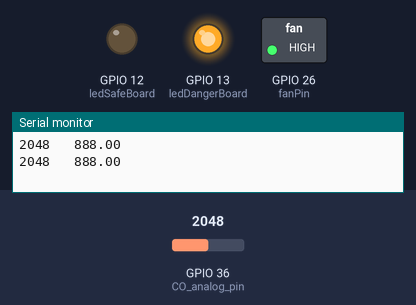
Bench run of a sketch on a simulated ESP32. Parts: switched loads named in the sketch (green lamp = pin HIGH), output pins drawn as LEDs (lit = HIGH), the last lines printed to the serial monitor. Inputs (shaded band) come from the test bench; at power-on: GPIO 36 (CO_analog_pin) = 2048. WiFi joins after 1.5 s; servers stay silent unless stated.

Above: at 3.0 s.
3.1 s: GPIO 36 (CO_analog_pin) set to 656
5.0 s: GPIO 36 (CO_analog_pin) set to 533
At 6.6 s:
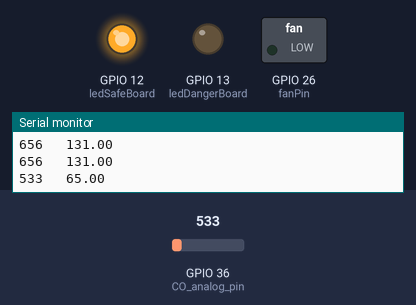
7.3 s: GPIO 36 (CO_analog_pin) set to 1228
At 8.1 s:
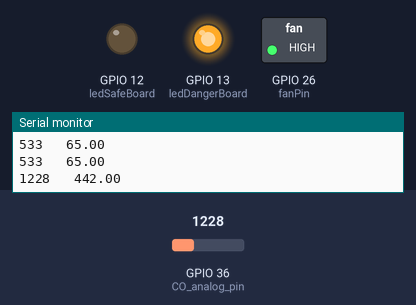
9.3 s: GPIO 36 (CO_analog_pin) set to 491
At 10.9 s:
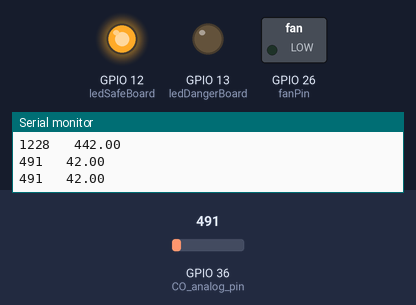
Timing chart, 0 to 12.3 s (numbered marks = the images above; inputs shaded):
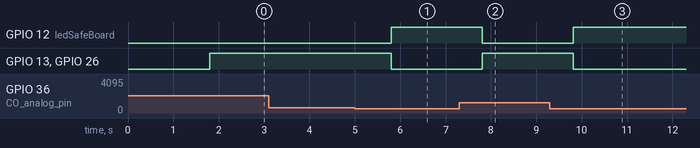

Measured:
- the behaviour switches between 598 and 597 on GPIO 36 (CO_analog_pin) (found by bisection; images 0 and 1)
- after the input at 5.0 s, GPIO 12 (ledSafeBoard): LOW → HIGH after 0.81 s; GPIO 13 (ledDangerBoard), GPIO 26 (fanPin): HIGH → LOW after 0.81 s
- after the input at 7.3 s, GPIO 12 (ledSafeBoard): HIGH → LOW after 0.51 s; GPIO 13 (ledDangerBoard), GPIO 26 (fanPin): LOW → HIGH after 0.51 s
- after the input at 9.3 s, GPIO 12 (ledSafeBoard): LOW → HIGH after 0.51 s; GPIO 13 (ledDangerBoard), GPIO 26 (fanPin): HIGH → LOW after 0.51 s

The sketch:

Co_Senser_App_Blynk.ino
```cpp
#define BLYNK_TEMPLATE_ID "TMPLpBdYLvHV"
#define BLYNK_DEVICE_NAME "NCKH BASIC 1"
#define BLYNK_AUTH_TOKEN "dPQne8M3jZdkfnskX2lSF8UMFIq9bIpB"

char auth[] = BLYNK_AUTH_TOKEN;


#include <WiFi.h>
#include <WiFiClient.h>
#include <BlynkSimpleEsp32.h>

// Your WiFi credentials.
char ssid[] = "TBDK59";
char pass[] = "12345789";

//====Read tín hiệu analog====
#define CO_analog_pin 36

#define nguongCO 100
long CO_Value = 0;
double CO_Value_Change = 0;


//====Time run program
long last=0;
long timeRead = 1000;


//Led on board
#define ledSafeBoard   12 //pin 12 + of Led
#define ledDangerBoard 13 //pin 13 + of Led
#define fanPin  26        //pin 26 connect pin + of Fan( Led)

//Led on app blynk
WidgetLED appledSafeBoard(V2);
WidgetLED appledDangerBoard(V3);
WidgetLCD LCD_Display(V100);


//====Khai báo funcsion child====
void inputOutput();

//Led
void controllLed();
void controllLedOnBoard();
void controllLedOnAppBlynk();

//Fan
void controllFan();

//Lcd App
void writeStringUpLcdBasic();
void writeStringLcdAdvanced();

void  ReadSensor();
//====


void setup()
{
  inputOutput();

  Serial.begin(115200); //Init UART

  Blynk.begin(auth, ssid, pass);
}

void loop()
{
  Blynk.run();

  ReadSensor();

  controllLed();
  writeStringLcdAdvanced();
  controllFan();

  //Transmit data from esp32 to Blynk App
  Blynk.virtualWrite(V1, CO_Value_Change);
  //Serial.println(CO_Value_Change);
}

void controllLed()
{
  controllLedOnBoard();
  controllLedOnAppBlynk();
}

void controllLedOnBoard()
{
  if(CO_Value_Change<nguongCO)
  {
    digitalWrite(ledSafeBoard, HIGH);
    digitalWrite(ledDangerBoard, LOW);
  }
  else
  {
     digitalWrite(ledSafeBoard, LOW);
     digitalWrite(ledDangerBoard, HIGH);
  }
}

void controllLedOnAppBlynk()
{
   if(CO_Value_Change<nguongCO)
  {
    appledSafeBoard.on();
    appledDangerBoard.off();
  }
  else
  {
     appledSafeBoard.off();
     appledDangerBoard.on();
  }
}

void controllFan()
{
  if(CO_Value_Change<nguongCO)
    digitalWrite(fanPin, LOW);
  else
   digitalWrite(fanPin, HIGH);
}


//No support for web blynk
void writeStringUpLcdBasic()
{
  //lcd on app must setup basic mode
  //transmit data up lcd in app blynk
  Blynk.virtualWrite(V2, "CO_CValue Res: "+ String(CO_Value_Change));
}

void writeStringLcdAdvanced()
{
  /*
    lcd on app must setup advanced mode
    chi quan tam toi y = 0 or 1
    LCD_Display.print(x, y, CO_Value);
  */
  LCD_Display.print(0, 0, "Nồng độ CO: ");

  if(CO_Value_Change<nguongCO)
  {
    //LCD_Display.print(0, 1, "Safe: "+ String(CO_Value_Change) );
    LCD_Display.print(5, 1, "Safe");
  }
  else
  {
    //LCD_Display.print(0, 1, "Danger: "+ String(CO_Value_Change) );
    LCD_Display.print(5, 1, "Danger");
  }
}

void inputOutput()
{
  //Input
  pinMode(CO_analog_pin, INPUT);

  //Output
  pinMode(ledSafeBoard, OUTPUT);
  pinMode(ledDangerBoard, OUTPUT);
  pinMode(fanPin, OUTPUT);
  digitalWrite(ledSafeBoard, LOW);
  digitalWrite(ledDangerBoard, LOW);
  digitalWrite(fanPin, LOW);
}

void  ReadSensor()
{
  if(millis()-last >= timeRead)
  {
    CO_Value = analogRead(CO_analog_pin);
    CO_Value_Change = map(CO_Value, 450, 4095, 20, 2000);

    if(CO_Value<450)
      CO_Value=450;

    if(CO_Value_Change<20)
    {
      CO_Value_Change=20;
    }

    Serial.print(CO_Value);
    Serial.print("   ");
    Serial.println(CO_Value_Change);

    last = millis();
  }
}
```
